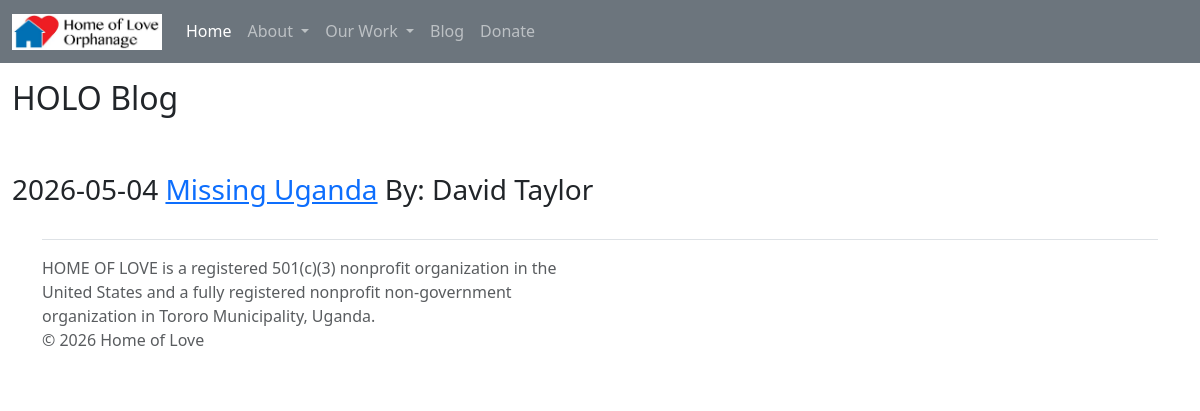
/blog, run on an earlier commit of the app's database.
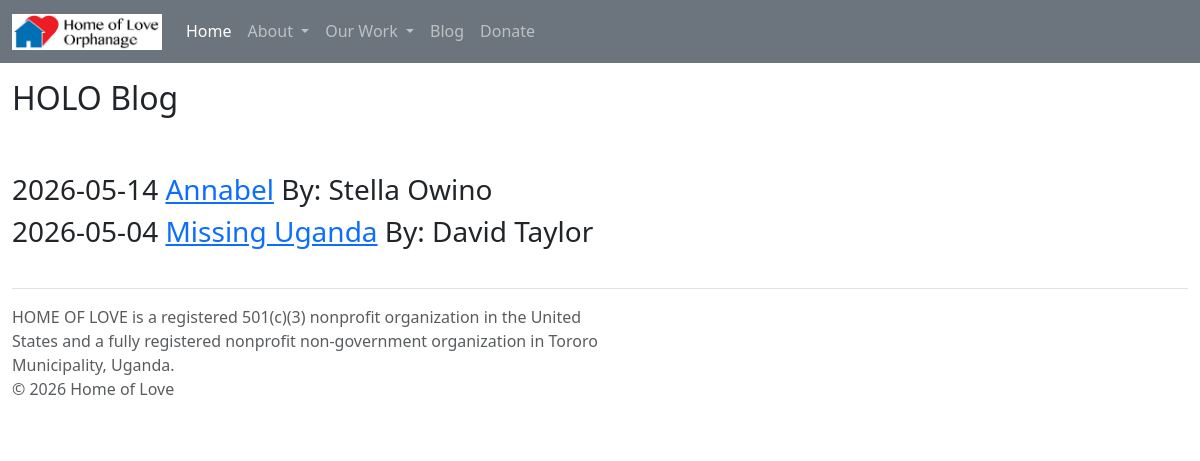
And on a later commit of the database.
### app/models.py (models this page shows, shortened)
class Base(DeclarativeBase):
    pass

class Blog(Base):
    __tablename__ = "blogs_table"
    id: Mapped[int] = mapped_column(primary_key=True)
    title: Mapped[str]
    author: Mapped[str]
    date: Mapped[str]
    body: Mapped[str]
    pagecss: Mapped[Optional[str]]

### app/routes.py (the view)
@bp.route("/blog")
def blog():
    stmt = (db.select(Blog.title, Blog.date, Blog. author, Blog.id)
                      .select_from(Blog)
                      .order_by(Blog.date.desc()))
    blogs = db.session.execute(stmt).all()
    rows = list()
    for blog in blogs:
        rows.append(blog)
    templateData = {"rows": rows}
    templateData['title'] = " HOLO Blog"
    return render_template('blog.html', **templateData)

### app/templates/blog.html
{% extends "base.html" %}
{% block content %}
<div class="container-fluid my-3 mx-8">
    <h2>{{ title }}</h2>
    <br><br>
    {% for row in rows %}
    <div class="row mb-2">
      <h3>{{ row[1] }} <a href="{{url_for('views.blogpost', blogid=row[3]) }}">{{ row[0] }}</a> By: {{ row[2] }}</h3>
        {% endfor %}
    </div>
{% endblock %}

### app/templates/base.html (shortened to what this page needs)
<!DOCTYPE html>
<html lang="en">
    <head>
        <link href="https://cdn.jsdelivr.net/npm/bootstrap@5.3.3/dist/css/bootstrap.min.css" rel="stylesheet">
    </head>
    <body>
        {% include 'navbar.html' %}
        {% block content %}
        {% endblock %}
        <div class="container">
  <footer class="d-flex flex-wrap justify-content-between align-items-left py-3 my-4 border-top">
    <div class="col-md-6 d-flex align-items-center">
      <span class="mb-3 mb-md-0 text-muted">HOME OF LOVE is a registered 501(c)(3) nonprofit organization in the United States and
a fully registered nonprofit non-government organization in Tororo Municipality, Uganda. <p>© 2026 Home of Love</p></span>
    </div>
    <ul class="nav col-md-4 justify-content-end list-unstyled d-flex">
      <li class="ms-3"><a class="text-muted" href="#"><svg class="bi" width="24" height="24"><use xlink:href="#twitter"></use></svg></a></li>
      <li class="ms-3"><a class="text-muted" href="#"><svg class="bi" width="24" height="24"><use xlink:href="#instagram"></use></svg></a></li>
      <li class="ms-3"><a class="text-muted" href="#"><svg class="bi" width="24" height="24"><use xlink:href="#facebook"></use></svg></a></li>
    </ul>
  </footer>
</div>
    </body>
</html>

### app/templates/navbar.html (shortened to what this page needs)
 <nav class="navbar navbar-expand-lg sticky-top navbar-dark bg-secondary">
      <div class="container-fluid">
        <a class="navbar-brand" href="{{ url_for('views.home') }}">
          <img src="{{ url_for('static', filename='images/HOLO-Logo.jpg') }}" alt="Home of Love" width="150" class="d-inline-block align-text-top">
        </a>
        <div class="collapse navbar-collapse" id="navbarSupportedContent">
          <ul class="navbar-nav me-auto mb-2 mb-lg-0">
            <li class="nav-item">
              <a class="nav-link active" aria-current="page" href="{{ url_for('views.home') }}">Home</a>
            </li>
            <a class="nav-link dropdown-toggle" href="#" id="navbarDropdown" role="button" data-bs-toggle="dropdown" aria-expanded="false">
            About
          </a>
            <a class="nav-link dropdown-toggle" href="#" id="navbarDropdown" role="button" data-bs-toggle="dropdown" aria-expanded="false">
            Our Work
          </a>
            <li class="nav-item">
              <a class="nav-link" href="{{ url_for('views.blog') }}">Blog</a>
            </li>
            <li class="nav-item">
              <a class="nav-link" href="{{ url_for('views.donate') }}">Donate</a>
            </li>
          </ul>
        </div>
      </div>
    </nav>

What changed in the data, as far as the page shows it:
added Blog: date "2026-05-14", title "Annabel", author "Stella Owino"
